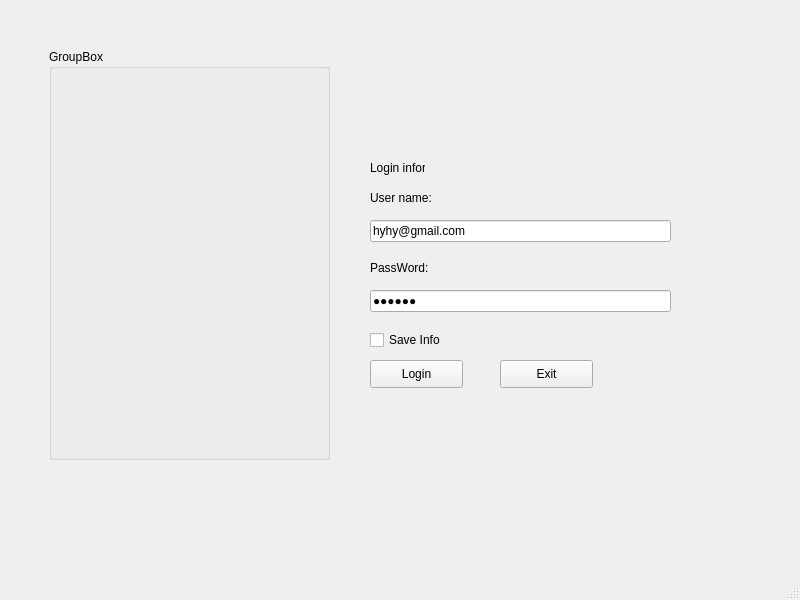
<?xml version="1.0" encoding="UTF-8"?>
<ui version="4.0">
 <class>MainWindow</class>
 <widget class="QMainWindow" name="MainWindow">
  <property name="geometry">
   <rect>
    <x>0</x>
    <y>0</y>
    <width>800</width>
    <height>600</height>
   </rect>
  </property>
  <property name="windowTitle">
   <string>MainWindow</string>
  </property>
  <widget class="QWidget" name="centralwidget">
   <widget class="QGroupBox" name="groupBox">
    <property name="geometry">
     <rect>
      <x>49</x>
      <y>49</y>
      <width>281</width>
      <height>411</height>
     </rect>
    </property>
    <property name="title">
     <string>GroupBox</string>
    </property>
    <widget class="QLabel" name="label">
     <property name="geometry">
      <rect>
       <x>40</x>
       <y>100</y>
       <width>221</width>
       <height>291</height>
      </rect>
     </property>
     <property name="text">
      <string/>
     </property>
     <property name="pixmap">
      <pixmap>project_retail/images/WIN_20241015_14_50_41_Pro.jpg</pixmap>
     </property>
    </widget>
   </widget>
   <widget class="QLabel" name="label_2">
    <property name="geometry">
     <rect>
      <x>370</x>
      <y>160</y>
      <width>55</width>
      <height>16</height>
     </rect>
    </property>
    <property name="text">
     <string>Login infor:</string>
    </property>
   </widget>
   <widget class="QLabel" name="label_3">
    <property name="geometry">
     <rect>
      <x>370</x>
      <y>190</y>
      <width>91</width>
      <height>16</height>
     </rect>
    </property>
    <property name="text">
     <string>User name:</string>
    </property>
   </widget>
   <widget class="QLineEdit" name="lineEdit">
    <property name="geometry">
     <rect>
      <x>370</x>
      <y>220</y>
      <width>301</width>
      <height>22</height>
     </rect>
    </property>
    <property name="text">
     <string>hyhy@gmail.com</string>
    </property>
   </widget>
   <widget class="QLabel" name="label_4">
    <property name="geometry">
     <rect>
      <x>370</x>
      <y>260</y>
      <width>111</width>
      <height>16</height>
     </rect>
    </property>
    <property name="text">
     <string>PassWord:</string>
    </property>
   </widget>
   <widget class="QLineEdit" name="lineEdit_2">
    <property name="geometry">
     <rect>
      <x>370</x>
      <y>290</y>
      <width>301</width>
      <height>22</height>
     </rect>
    </property>
    <property name="text">
     <string>meomeo</string>
    </property>
    <property name="echoMode">
     <enum>QLineEdit::Password</enum>
    </property>
   </widget>
   <widget class="QCheckBox" name="checkBox">
    <property name="geometry">
     <rect>
      <x>370</x>
      <y>330</y>
      <width>81</width>
      <height>20</height>
     </rect>
    </property>
    <property name="text">
     <string>Save Info</string>
    </property>
   </widget>
   <widget class="QPushButton" name="pushButtonLogin">
    <property name="geometry">
     <rect>
      <x>370</x>
      <y>360</y>
      <width>93</width>
      <height>28</height>
     </rect>
    </property>
    <property name="text">
     <string>Login</string>
    </property>
   </widget>
   <widget class="QPushButton" name="pushButtonExit">
    <property name="geometry">
     <rect>
      <x>500</x>
      <y>360</y>
      <width>93</width>
      <height>28</height>
     </rect>
    </property>
    <property name="text">
     <string>Exit</string>
    </property>
   </widget>
  </widget>
  <widget class="QMenuBar" name="menubar">
   <property name="geometry">
    <rect>
     <x>0</x>
     <y>0</y>
     <width>800</width>
     <height>26</height>
    </rect>
   </property>
  </widget>
  <widget class="QStatusBar" name="statusbar"/>
 </widget>
 <resources/>
 <connections/>
</ui>
